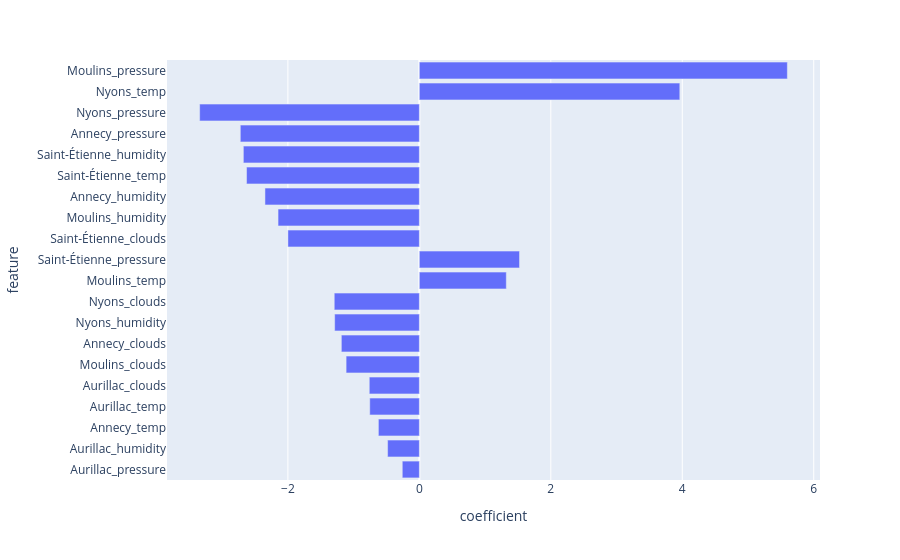

The cell this chart's notebook holds for it:
### Code cell
df_coef = pd.DataFrame({
    'feature': feature_names,
    'coefficient': coefs
})
df_coef = df_coef.sort_values(by='coefficient', key=abs)

px.bar(df_coef, x='coefficient', y='feature')

### Figure 1 — Plotly figure (JSON) as saved in the notebook; plotly's stock layout.template omitted (floating-point values rounded to 4 significant figures)
{"data": [{"hovertemplate": "coefficient=%{x}<br>feature=%{y}<extra></extra>", "legendgroup": "", "marker": {"color": "#636efa", "pattern": {"shape": ""}}, "name": "", "orientation": "h", "showlegend": false, "textposition": "auto", "type": "bar", "x": [-0.2596, -0.4828, -0.6231, -0.7543, -0.7616, -1.114, -1.187, -1.288, -1.295, 1.323, 1.524, -2.0, -2.149, -2.349, -2.629, -2.677, -2.724, -3.342, 3.963, 5.599], "xaxis": "x", "y": ["Aurillac_pressure", "Aurillac_humidity", "Annecy_temp", "Aurillac_temp", "Aurillac_clouds", "Moulins_clouds", "Annecy_clouds", "Nyons_humidity", "Nyons_clouds", "Moulins_temp", "Saint-Étienne_pressure", "Saint-Étienne_clouds", "Moulins_humidity", "Annecy_humidity", "Saint-Étienne_temp", "Saint-Étienne_humidity", "Annecy_pressure", "Nyons_pressure", "Nyons_temp", "Moulins_pressure"], "yaxis": "y"}], "layout": {"barmode": "relative", "legend": {"tracegroupgap": 0}, "margin": {"t": 60}, "xaxis": {"anchor": "y", "domain": [0, 1], "title": {"text": "coefficient"}}, "yaxis": {"anchor": "x", "domain": [0, 1], "title": {"text": "feature"}}}}
